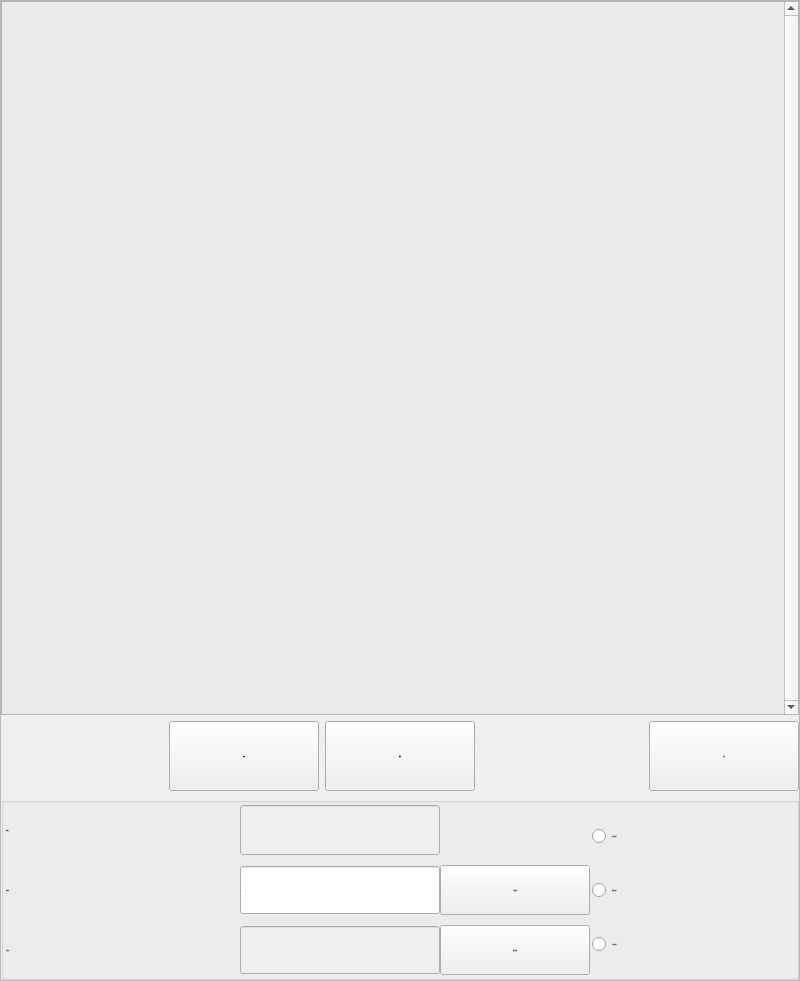
<?xml version="1.0" encoding="UTF-8"?>
<ui version="4.0">
 <class>FormVarInit</class>
 <widget class="QWidget" name="FormVarInit">
  <property name="geometry">
   <rect>
    <x>0</x>
    <y>0</y>
    <width>800</width>
    <height>981</height>
   </rect>
  </property>
  <property name="minimumSize">
   <size>
    <width>800</width>
    <height>981</height>
   </size>
  </property>
  <property name="maximumSize">
   <size>
    <width>800</width>
    <height>981</height>
   </size>
  </property>
  <property name="font">
   <font>
    <family>微软雅黑</family>
    <pointsize>-1</pointsize>
    <weight>50</weight>
    <italic>false</italic>
    <bold>false</bold>
   </font>
  </property>
  <property name="windowTitle">
   <string>Form</string>
  </property>
  <property name="styleSheet">
   <string notr="true">font: 28px &quot;微软雅黑&quot;;</string>
  </property>
  <layout class="QGridLayout" name="gridLayout_4">
   <property name="margin">
    <number>0</number>
   </property>
   <property name="spacing">
    <number>0</number>
   </property>
   <item row="0" column="0">
    <widget class="QFrame" name="frameVar">
     <property name="minimumSize">
      <size>
       <width>800</width>
       <height>407</height>
      </size>
     </property>
     <property name="font">
      <font>
       <family>微软雅黑</family>
       <pointsize>-1</pointsize>
       <weight>50</weight>
       <italic>false</italic>
       <bold>false</bold>
      </font>
     </property>
     <property name="frameShape">
      <enum>QFrame::StyledPanel</enum>
     </property>
     <property name="frameShadow">
      <enum>QFrame::Raised</enum>
     </property>
     <property name="IsMainArea" stdset="0">
      <bool>true</bool>
     </property>
     <layout class="QGridLayout" name="gridLayout_3">
      <property name="margin">
       <number>0</number>
      </property>
      <property name="spacing">
       <number>6</number>
      </property>
      <item row="1" column="0">
       <widget class="QGroupBox" name="groupBox">
        <property name="title">
         <string/>
        </property>
        <layout class="QGridLayout" name="gridLayout_2">
         <property name="horizontalSpacing">
          <number>0</number>
         </property>
         <property name="verticalSpacing">
          <number>2</number>
         </property>
         <property name="margin">
          <number>0</number>
         </property>
         <item row="0" column="0">
          <layout class="QHBoxLayout" name="horizontalLayout_2">
           <property name="margin">
            <number>2</number>
           </property>
           <item>
            <layout class="QGridLayout" name="gridLayout">
             <property name="verticalSpacing">
              <number>10</number>
             </property>
             <item row="0" column="0">
              <widget class="QLabel" name="labelName">
               <property name="sizePolicy">
                <sizepolicy hsizetype="Expanding" vsizetype="Fixed">
                 <horstretch>0</horstretch>
                 <verstretch>0</verstretch>
                </sizepolicy>
               </property>
               <property name="minimumSize">
                <size>
                 <width>150</width>
                 <height>50</height>
                </size>
               </property>
               <property name="maximumSize">
                <size>
                 <width>16777215</width>
                 <height>50</height>
                </size>
               </property>
               <property name="font">
                <font>
                 <family>微软雅黑</family>
                 <pointsize>-1</pointsize>
                 <weight>50</weight>
                 <italic>false</italic>
                 <bold>false</bold>
                </font>
               </property>
               <property name="styleSheet">
                <string notr="true"/>
               </property>
               <property name="text">
                <string>变量名：</string>
               </property>
              </widget>
             </item>
             <item row="0" column="1">
              <widget class="xLineEdit" name="lineEditVarName">
               <property name="enabled">
                <bool>false</bool>
               </property>
               <property name="minimumSize">
                <size>
                 <width>200</width>
                 <height>50</height>
                </size>
               </property>
               <property name="maximumSize">
                <size>
                 <width>200</width>
                 <height>50</height>
                </size>
               </property>
               <property name="font">
                <font>
                 <family>微软雅黑</family>
                 <pointsize>-1</pointsize>
                 <weight>50</weight>
                 <italic>false</italic>
                 <bold>false</bold>
                </font>
               </property>
               <property name="styleSheet">
                <string notr="true"/>
               </property>
              </widget>
             </item>
             <item row="1" column="0">
              <widget class="QLabel" name="labelVarInitValue">
               <property name="sizePolicy">
                <sizepolicy hsizetype="Expanding" vsizetype="Fixed">
                 <horstretch>0</horstretch>
                 <verstretch>0</verstretch>
                </sizepolicy>
               </property>
               <property name="minimumSize">
                <size>
                 <width>150</width>
                 <height>50</height>
                </size>
               </property>
               <property name="maximumSize">
                <size>
                 <width>16777215</width>
                 <height>50</height>
                </size>
               </property>
               <property name="font">
                <font>
                 <family>微软雅黑</family>
                 <pointsize>-1</pointsize>
                 <weight>50</weight>
                 <italic>false</italic>
                 <bold>false</bold>
                </font>
               </property>
               <property name="styleSheet">
                <string notr="true"/>
               </property>
               <property name="text">
                <string>初始值：</string>
               </property>
              </widget>
             </item>
             <item row="1" column="1">
              <widget class="xDoubleSpinBox" name="dSBoxVarValue">
               <property name="minimumSize">
                <size>
                 <width>200</width>
                 <height>50</height>
                </size>
               </property>
               <property name="maximumSize">
                <size>
                 <width>200</width>
                 <height>50</height>
                </size>
               </property>
               <property name="font">
                <font>
                 <family>微软雅黑</family>
                 <pointsize>-1</pointsize>
                 <weight>50</weight>
                 <italic>false</italic>
                 <bold>false</bold>
                </font>
               </property>
               <property name="styleSheet">
                <string notr="true"/>
               </property>
               <property name="buttonSymbols">
                <enum>QAbstractSpinBox::NoButtons</enum>
               </property>
               <property name="decimals">
                <number>0</number>
               </property>
               <property name="maximum">
                <double>2147483647.000000000000000</double>
               </property>
              </widget>
             </item>
             <item row="1" column="2">
              <widget class="QPushButton" name="BtnWrite">
               <property name="sizePolicy">
                <sizepolicy hsizetype="Preferred" vsizetype="Fixed">
                 <horstretch>0</horstretch>
                 <verstretch>0</verstretch>
                </sizepolicy>
               </property>
               <property name="minimumSize">
                <size>
                 <width>150</width>
                 <height>50</height>
                </size>
               </property>
               <property name="maximumSize">
                <size>
                 <width>150</width>
                 <height>50</height>
                </size>
               </property>
               <property name="font">
                <font>
                 <family>微软雅黑</family>
                 <pointsize>-1</pointsize>
                 <weight>50</weight>
                 <italic>false</italic>
                 <bold>false</bold>
                </font>
               </property>
               <property name="styleSheet">
                <string notr="true"/>
               </property>
               <property name="text">
                <string>写初始值</string>
               </property>
              </widget>
             </item>
             <item row="2" column="0">
              <widget class="QLabel" name="labelVarCurValue">
               <property name="sizePolicy">
                <sizepolicy hsizetype="Expanding" vsizetype="Fixed">
                 <horstretch>0</horstretch>
                 <verstretch>0</verstretch>
                </sizepolicy>
               </property>
               <property name="minimumSize">
                <size>
                 <width>150</width>
                 <height>50</height>
                </size>
               </property>
               <property name="maximumSize">
                <size>
                 <width>16777215</width>
                 <height>50</height>
                </size>
               </property>
               <property name="font">
                <font>
                 <family>微软雅黑</family>
                 <pointsize>-1</pointsize>
                 <weight>50</weight>
                 <italic>false</italic>
                 <bold>false</bold>
                </font>
               </property>
               <property name="styleSheet">
                <string notr="true"/>
               </property>
               <property name="text">
                <string>当前值：</string>
               </property>
              </widget>
             </item>
             <item row="2" column="1">
              <widget class="xDoubleSpinBox" name="dSBoxCurValue">
               <property name="enabled">
                <bool>false</bool>
               </property>
               <property name="minimumSize">
                <size>
                 <width>200</width>
                 <height>50</height>
                </size>
               </property>
               <property name="maximumSize">
                <size>
                 <width>200</width>
                 <height>50</height>
                </size>
               </property>
               <property name="font">
                <font>
                 <family>微软雅黑</family>
                 <pointsize>-1</pointsize>
                 <weight>50</weight>
                 <italic>false</italic>
                 <bold>false</bold>
                </font>
               </property>
               <property name="styleSheet">
                <string notr="true"/>
               </property>
               <property name="readOnly">
                <bool>true</bool>
               </property>
               <property name="buttonSymbols">
                <enum>QAbstractSpinBox::NoButtons</enum>
               </property>
               <property name="decimals">
                <number>0</number>
               </property>
               <property name="maximum">
                <double>2147483647.000000000000000</double>
               </property>
              </widget>
             </item>
             <item row="2" column="2">
              <widget class="QPushButton" name="BtnRead">
               <property name="sizePolicy">
                <sizepolicy hsizetype="Preferred" vsizetype="Fixed">
                 <horstretch>0</horstretch>
                 <verstretch>0</verstretch>
                </sizepolicy>
               </property>
               <property name="minimumSize">
                <size>
                 <width>150</width>
                 <height>50</height>
                </size>
               </property>
               <property name="maximumSize">
                <size>
                 <width>150</width>
                 <height>50</height>
                </size>
               </property>
               <property name="font">
                <font>
                 <family>微软雅黑</family>
                 <pointsize>-1</pointsize>
                 <weight>50</weight>
                 <italic>false</italic>
                 <bold>false</bold>
                </font>
               </property>
               <property name="styleSheet">
                <string notr="true"/>
               </property>
               <property name="text">
                <string>读当前值</string>
               </property>
              </widget>
             </item>
            </layout>
           </item>
           <item>
            <layout class="QVBoxLayout" name="verticalLayout_4">
             <property name="margin">
              <number>2</number>
             </property>
             <item>
              <widget class="QRadioButton" name="radioButtonAuto">
               <property name="sizePolicy">
                <sizepolicy hsizetype="Preferred" vsizetype="Fixed">
                 <horstretch>0</horstretch>
                 <verstretch>0</verstretch>
                </sizepolicy>
               </property>
               <property name="minimumSize">
                <size>
                 <width>200</width>
                 <height>50</height>
                </size>
               </property>
               <property name="maximumSize">
                <size>
                 <width>200</width>
                 <height>50</height>
                </size>
               </property>
               <property name="font">
                <font>
                 <family>微软雅黑</family>
                 <pointsize>-1</pointsize>
                 <weight>50</weight>
                 <italic>false</italic>
                 <bold>false</bold>
                </font>
               </property>
               <property name="styleSheet">
                <string notr="true"/>
               </property>
               <property name="text">
                <string>自动初始化</string>
               </property>
              </widget>
             </item>
             <item>
              <widget class="QRadioButton" name="radioButtonInquire">
               <property name="sizePolicy">
                <sizepolicy hsizetype="Preferred" vsizetype="Fixed">
                 <horstretch>0</horstretch>
                 <verstretch>0</verstretch>
                </sizepolicy>
               </property>
               <property name="minimumSize">
                <size>
                 <width>200</width>
                 <height>50</height>
                </size>
               </property>
               <property name="maximumSize">
                <size>
                 <width>200</width>
                 <height>50</height>
                </size>
               </property>
               <property name="font">
                <font>
                 <family>微软雅黑</family>
                 <pointsize>-1</pointsize>
                 <weight>50</weight>
                 <italic>false</italic>
                 <bold>false</bold>
                </font>
               </property>
               <property name="styleSheet">
                <string notr="true"/>
               </property>
               <property name="text">
                <string>询问初始化</string>
               </property>
              </widget>
             </item>
             <item>
              <widget class="QRadioButton" name="radioButtonNever">
               <property name="sizePolicy">
                <sizepolicy hsizetype="Preferred" vsizetype="Fixed">
                 <horstretch>0</horstretch>
                 <verstretch>0</verstretch>
                </sizepolicy>
               </property>
               <property name="minimumSize">
                <size>
                 <width>200</width>
                 <height>50</height>
                </size>
               </property>
               <property name="maximumSize">
                <size>
                 <width>200</width>
                 <height>50</height>
                </size>
               </property>
               <property name="font">
                <font>
                 <family>微软雅黑</family>
                 <pointsize>-1</pointsize>
                 <weight>50</weight>
                 <italic>false</italic>
                 <bold>false</bold>
                </font>
               </property>
               <property name="styleSheet">
                <string notr="true"/>
               </property>
               <property name="text">
                <string>从不初始化</string>
               </property>
              </widget>
             </item>
            </layout>
           </item>
          </layout>
         </item>
        </layout>
       </widget>
      </item>
      <item row="0" column="0">
       <layout class="QVBoxLayout" name="verticalLayout">
        <item>
         <widget class="QTableView" name="tableViewVar">
          <property name="minimumSize">
           <size>
            <width>780</width>
            <height>680</height>
           </size>
          </property>
          <property name="maximumSize">
           <size>
            <width>16777215</width>
            <height>16777215</height>
           </size>
          </property>
          <property name="font">
           <font>
            <family>微软雅黑</family>
            <pointsize>-1</pointsize>
            <weight>50</weight>
            <italic>false</italic>
            <bold>false</bold>
           </font>
          </property>
          <property name="focusPolicy">
           <enum>Qt::NoFocus</enum>
          </property>
          <property name="styleSheet">
           <string notr="true">QTableView
{
	selection-background-color: rgb(64, 168, 255);
	background-color: rgb(234, 234, 234);
	alternate-background-color: rgb(255, 255, 191);
	gridline-color: rgb(168, 180, 168);
}
</string>
          </property>
          <property name="frameShadow">
           <enum>QFrame::Plain</enum>
          </property>
          <property name="verticalScrollBarPolicy">
           <enum>Qt::ScrollBarAlwaysOn</enum>
          </property>
          <property name="horizontalScrollBarPolicy">
           <enum>Qt::ScrollBarAlwaysOff</enum>
          </property>
          <property name="autoScroll">
           <bool>false</bool>
          </property>
          <property name="autoScrollMargin">
           <number>20</number>
          </property>
          <property name="editTriggers">
           <set>QAbstractItemView::NoEditTriggers</set>
          </property>
          <property name="tabKeyNavigation">
           <bool>false</bool>
          </property>
          <property name="showDropIndicator" stdset="0">
           <bool>false</bool>
          </property>
          <property name="dragDropOverwriteMode">
           <bool>false</bool>
          </property>
          <property name="alternatingRowColors">
           <bool>true</bool>
          </property>
          <property name="selectionMode">
           <enum>QAbstractItemView::SingleSelection</enum>
          </property>
          <property name="selectionBehavior">
           <enum>QAbstractItemView::SelectRows</enum>
          </property>
          <property name="iconSize">
           <size>
            <width>32</width>
            <height>32</height>
           </size>
          </property>
          <property name="verticalScrollMode">
           <enum>QAbstractItemView::ScrollPerPixel</enum>
          </property>
          <property name="horizontalScrollMode">
           <enum>QAbstractItemView::ScrollPerPixel</enum>
          </property>
          <property name="wordWrap">
           <bool>false</bool>
          </property>
          <property name="cornerButtonEnabled">
           <bool>false</bool>
          </property>
          <attribute name="horizontalHeaderVisible">
           <bool>false</bool>
          </attribute>
          <attribute name="horizontalHeaderDefaultSectionSize">
           <number>100</number>
          </attribute>
          <attribute name="horizontalHeaderHighlightSections">
           <bool>false</bool>
          </attribute>
          <attribute name="horizontalHeaderMinimumSectionSize">
           <number>40</number>
          </attribute>
          <attribute name="horizontalHeaderShowSortIndicator" stdset="0">
           <bool>false</bool>
          </attribute>
          <attribute name="horizontalHeaderStretchLastSection">
           <bool>false</bool>
          </attribute>
          <attribute name="verticalHeaderVisible">
           <bool>false</bool>
          </attribute>
          <attribute name="verticalHeaderDefaultSectionSize">
           <number>50</number>
          </attribute>
          <attribute name="verticalHeaderHighlightSections">
           <bool>true</bool>
          </attribute>
          <attribute name="verticalHeaderMinimumSectionSize">
           <number>50</number>
          </attribute>
         </widget>
        </item>
        <item>
         <layout class="QHBoxLayout" name="horizontalLayout">
          <item>
           <spacer name="horizontalSpacer_2">
            <property name="orientation">
             <enum>Qt::Horizontal</enum>
            </property>
            <property name="sizeHint" stdset="0">
             <size>
              <width>40</width>
              <height>20</height>
             </size>
            </property>
           </spacer>
          </item>
          <item>
           <widget class="QPushButton" name="BtnAdd">
            <property name="minimumSize">
             <size>
              <width>150</width>
              <height>70</height>
             </size>
            </property>
            <property name="maximumSize">
             <size>
              <width>150</width>
              <height>70</height>
             </size>
            </property>
            <property name="font">
             <font>
              <family>微软雅黑</family>
              <pointsize>-1</pointsize>
              <weight>50</weight>
              <italic>false</italic>
              <bold>false</bold>
             </font>
            </property>
            <property name="text">
             <string>增加</string>
            </property>
            <property name="icon">
             <iconset resource="xPad.qrc">
              <normaloff>:/img/32X32/Add.png</normaloff>:/img/32X32/Add.png</iconset>
            </property>
            <property name="iconSize">
             <size>
              <width>32</width>
              <height>32</height>
             </size>
            </property>
           </widget>
          </item>
          <item>
           <widget class="QPushButton" name="BtnDel">
            <property name="minimumSize">
             <size>
              <width>150</width>
              <height>70</height>
             </size>
            </property>
            <property name="maximumSize">
             <size>
              <width>150</width>
              <height>70</height>
             </size>
            </property>
            <property name="font">
             <font>
              <family>微软雅黑</family>
              <pointsize>-1</pointsize>
              <weight>50</weight>
              <italic>false</italic>
              <bold>false</bold>
             </font>
            </property>
            <property name="text">
             <string>删除</string>
            </property>
            <property name="icon">
             <iconset resource="xPad.qrc">
              <normaloff>:/img/32X32/Delete.png</normaloff>:/img/32X32/Delete.png</iconset>
            </property>
            <property name="iconSize">
             <size>
              <width>32</width>
              <height>32</height>
             </size>
            </property>
           </widget>
          </item>
          <item>
           <spacer name="horizontalSpacer">
            <property name="orientation">
             <enum>Qt::Horizontal</enum>
            </property>
            <property name="sizeHint" stdset="0">
             <size>
              <width>40</width>
              <height>20</height>
             </size>
            </property>
           </spacer>
          </item>
          <item>
           <widget class="QPushButton" name="BtnSave">
            <property name="minimumSize">
             <size>
              <width>150</width>
              <height>70</height>
             </size>
            </property>
            <property name="maximumSize">
             <size>
              <width>150</width>
              <height>70</height>
             </size>
            </property>
            <property name="font">
             <font>
              <family>微软雅黑</family>
              <pointsize>-1</pointsize>
              <weight>50</weight>
              <italic>false</italic>
              <bold>false</bold>
             </font>
            </property>
            <property name="text">
             <string>保存</string>
            </property>
            <property name="icon">
             <iconset resource="xPad.qrc">
              <normaloff>:/img/32X32/Save.png</normaloff>:/img/32X32/Save.png</iconset>
            </property>
            <property name="iconSize">
             <size>
              <width>32</width>
              <height>32</height>
             </size>
            </property>
           </widget>
          </item>
         </layout>
        </item>
       </layout>
      </item>
     </layout>
    </widget>
   </item>
  </layout>
 </widget>
 <customwidgets>
  <customwidget>
   <class>xDoubleSpinBox</class>
   <extends>QDoubleSpinBox</extends>
   <header>xdoublespinbox.h</header>
   <slots>
    <signal>clicked()</signal>
   </slots>
  </customwidget>
  <customwidget>
   <class>xLineEdit</class>
   <extends>QLineEdit</extends>
   <header>xlineedit.h</header>
   <slots>
    <signal>clicked()</signal>
    <slot>inputIP()</slot>
   </slots>
  </customwidget>
 </customwidgets>
 <resources>
  <include location="xPad.qrc"/>
 </resources>
 <connections>
  <connection>
   <sender>BtnSave</sender>
   <signal>clicked()</signal>
   <receiver>FormVarInit</receiver>
   <slot>SaveVarSlot()</slot>
   <hints>
    <hint type="sourcelabel">
     <x>599</x>
     <y>373</y>
    </hint>
    <hint type="destinationlabel">
     <x>399</x>
     <y>203</y>
    </hint>
   </hints>
  </connection>
  <connection>
   <sender>BtnDel</sender>
   <signal>clicked()</signal>
   <receiver>FormVarInit</receiver>
   <slot>delVar()</slot>
   <hints>
    <hint type="sourcelabel">
     <x>317</x>
     <y>373</y>
    </hint>
    <hint type="destinationlabel">
     <x>399</x>
     <y>203</y>
    </hint>
   </hints>
  </connection>
  <connection>
   <sender>BtnAdd</sender>
   <signal>clicked()</signal>
   <receiver>FormVarInit</receiver>
   <slot>addVar()</slot>
   <hints>
    <hint type="sourcelabel">
     <x>267</x>
     <y>373</y>
    </hint>
    <hint type="destinationlabel">
     <x>399</x>
     <y>203</y>
    </hint>
   </hints>
  </connection>
  <connection>
   <sender>BtnWrite</sender>
   <signal>clicked()</signal>
   <receiver>FormVarInit</receiver>
   <slot>WriteVarInit()</slot>
   <hints>
    <hint type="sourcelabel">
     <x>414</x>
     <y>919</y>
    </hint>
    <hint type="destinationlabel">
     <x>399</x>
     <y>540</y>
    </hint>
   </hints>
  </connection>
  <connection>
   <sender>BtnRead</sender>
   <signal>clicked()</signal>
   <receiver>FormVarInit</receiver>
   <slot>ReadVar()</slot>
   <hints>
    <hint type="sourcelabel">
     <x>414</x>
     <y>969</y>
    </hint>
    <hint type="destinationlabel">
     <x>399</x>
     <y>540</y>
    </hint>
   </hints>
  </connection>
  <connection>
   <sender>dSBoxVarValue</sender>
   <signal>valueChanged(double)</signal>
   <receiver>FormVarInit</receiver>
   <slot>dsBoxValueChanged(double)</slot>
   <hints>
    <hint type="sourcelabel">
     <x>253</x>
     <y>919</y>
    </hint>
    <hint type="destinationlabel">
     <x>399</x>
     <y>540</y>
    </hint>
   </hints>
  </connection>
  <connection>
   <sender>lineEditVarName</sender>
   <signal>clicked()</signal>
   <receiver>FormVarInit</receiver>
   <slot>selectVar()</slot>
   <hints>
    <hint type="sourcelabel">
     <x>255</x>
     <y>871</y>
    </hint>
    <hint type="destinationlabel">
     <x>399</x>
     <y>540</y>
    </hint>
   </hints>
  </connection>
  <connection>
   <sender>dSBoxVarValue</sender>
   <signal>clicked()</signal>
   <receiver>FormVarInit</receiver>
   <slot>selectValue()</slot>
   <hints>
    <hint type="sourcelabel">
     <x>253</x>
     <y>919</y>
    </hint>
    <hint type="destinationlabel">
     <x>399</x>
     <y>540</y>
    </hint>
   </hints>
  </connection>
 </connections>
 <slots>
  <slot>selectVar()</slot>
  <slot>selectValue()</slot>
  <slot>SelectItemInfo()</slot>
  <slot>addVar()</slot>
  <slot>delVar()</slot>
  <slot>cBoxStateChanged(int)</slot>
  <slot>SaveVarSlot()</slot>
  <slot>dsBoxValueChanged(double)</slot>
  <slot>WriteVarInit()</slot>
  <slot>ReadVar()</slot>
 </slots>
</ui>
